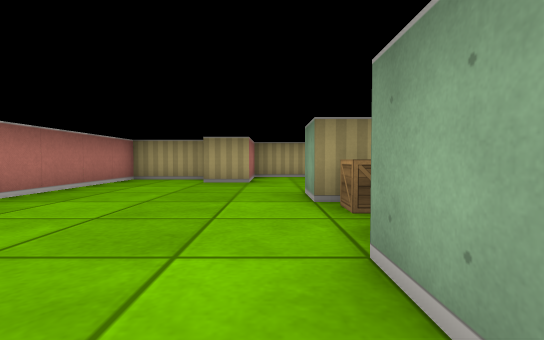
view 1 (above)

22 first-person views from a walk through a cub3D maze. The camera is about half as high as the walls, tilts 2° down and sees 85° across. The floor is counted in squares. Each view is taken from the middle of a square. On the plan, view 1 faces up. The plan holds only what a view shows up to about 9 squares ahead; the rest is blank.

view 2
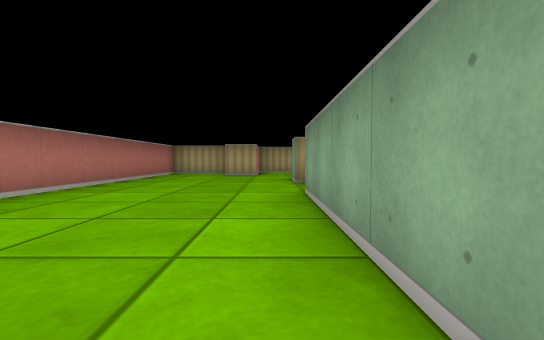

view 3
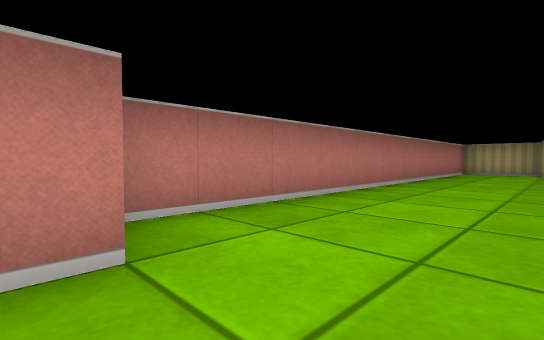

view 4
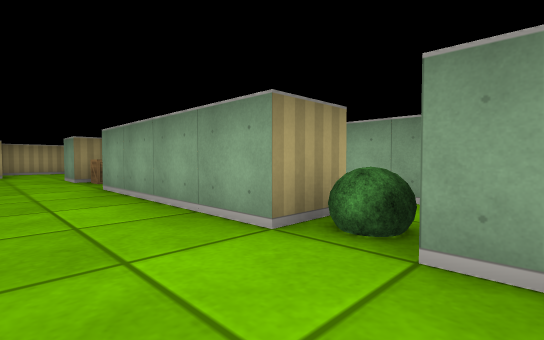

view 5
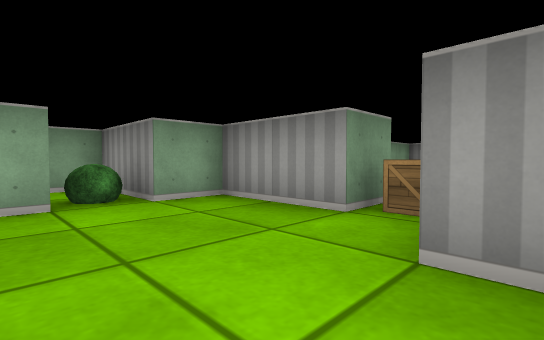

view 6
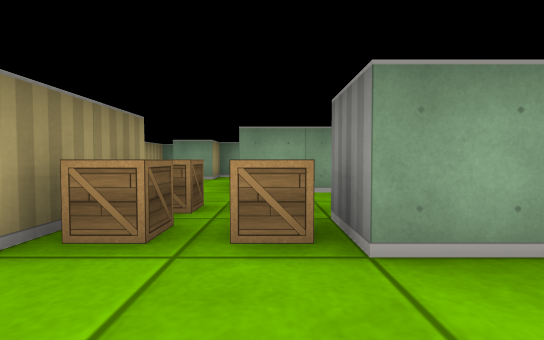

view 7
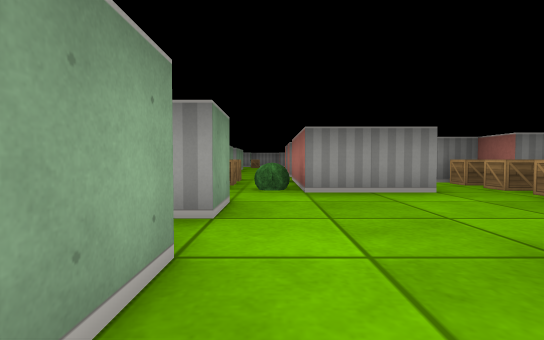

view 8
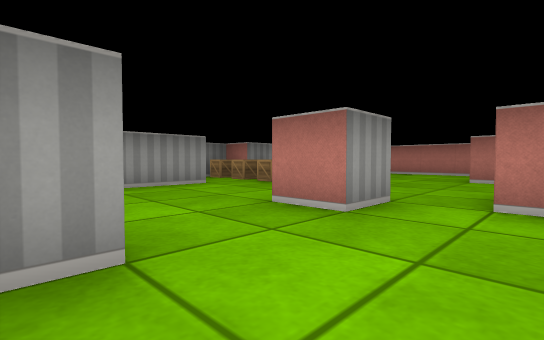

view 9
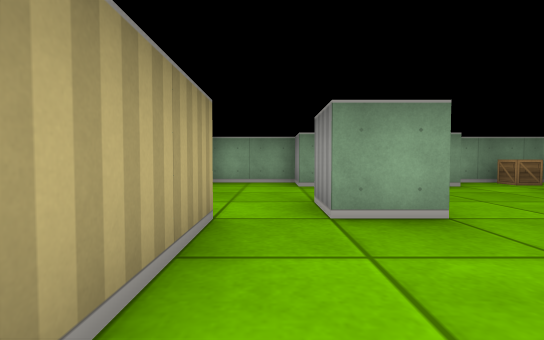

view 10
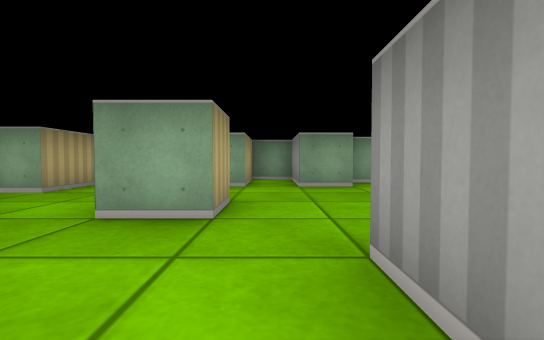

view 11
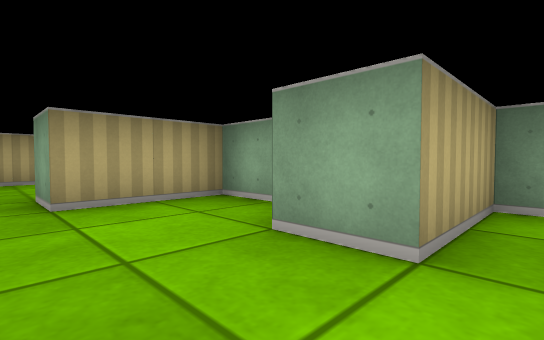

view 12
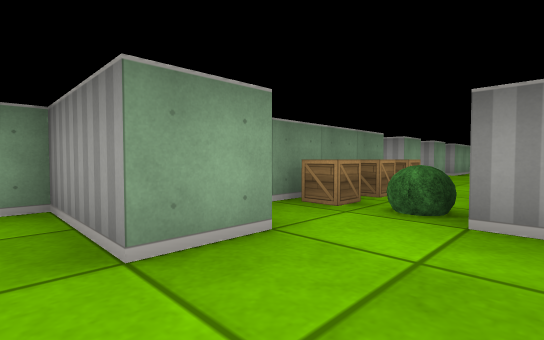

view 13
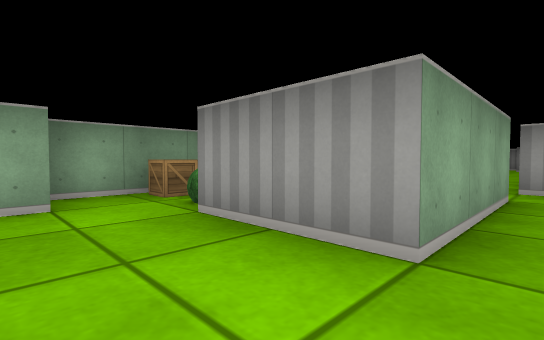

view 14
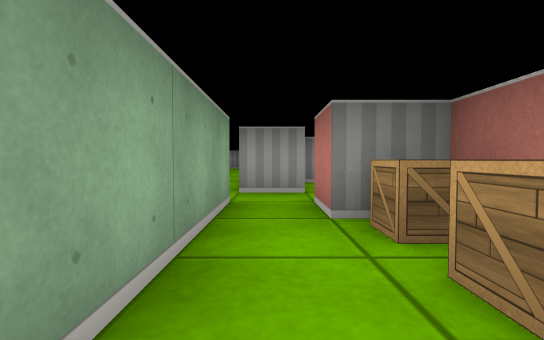

view 15
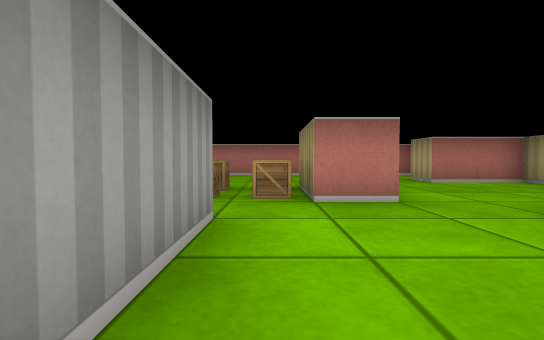

view 16
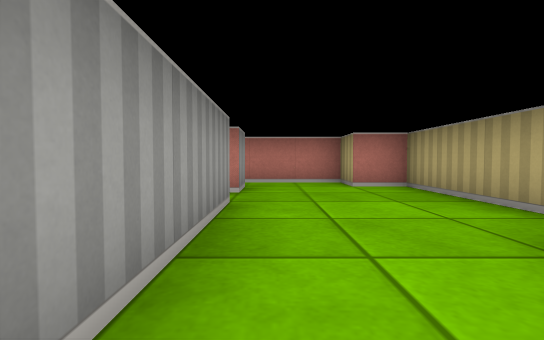

view 17
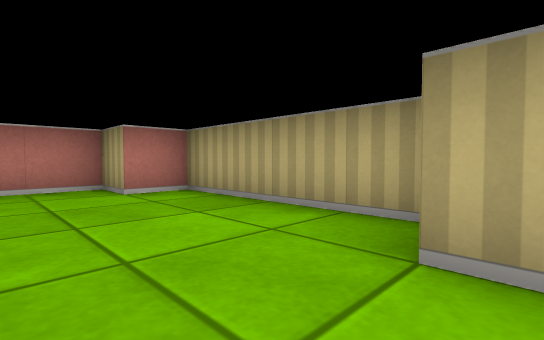

view 18
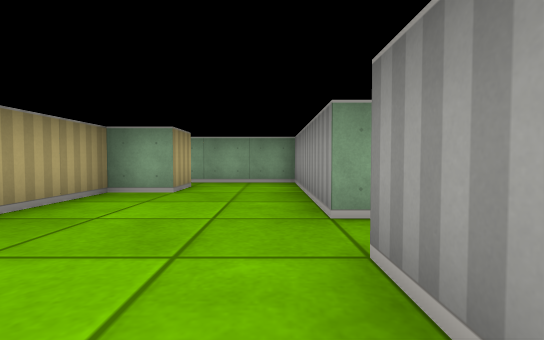

view 19
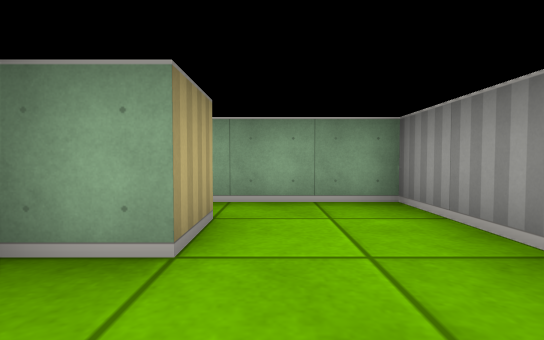

view 20
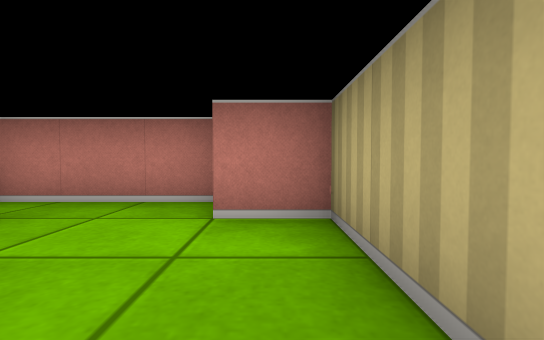

view 21
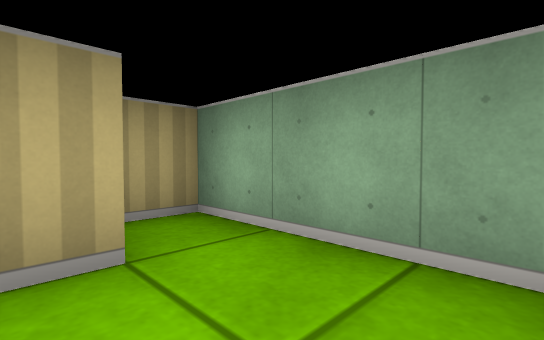

view 22
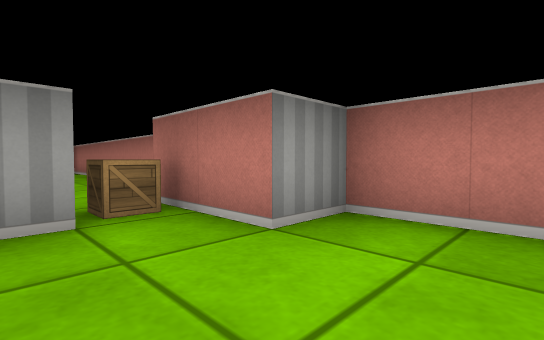

### Floor plan
Points are (right, up) in squares from view 1. A wall is a line through its corners. A room is listed if a view was taken in it or the views show most of it. See-through windows are left out.
Room 1 (views 1, 2, 3, 4, 5, 6, 10, 14, 22)
walls: (2.5, -1.5) (3.5, -1.5); (2.5, 3.5) (0.5, 3.5) (0.5, 4.5); (1.6, -2.5) (0.5, -2.5) (0.5, 1.5) (1.5, 1.5) (1.5, 0.5) (2.5, 0.5) (2.5, -0.5); (3.5, -0.5) (3.5, 2.5) (4.5, 2.5); (-0.5, 6.5) (-1.5, 6.5); (-1.5, -5.5) (-1.5, -4.5) (0.5, -4.5) (0.5, -3.5) (1.5, -3.5); (-1.5, 7.5) (-3.5, 7.5) (-3.5, -3.5) (-2.5, -3.5) (-2.5, -5.5)
ways out: opening at (1.4, 4.4) to room 2; opening at (2, -2) to room 4; opening at (-2, -5.5); opening at (3, -1)
objects: crate (-2, -5); bush (1, -3); crate (1, 2); crate (1, 3); crate (2, 1); crate (2, 2); crate (2, 3)
Room 2 (views 7, 8, 9, 11, 12, 13, 15)
walls: (4.5, 5.5) (3.5, 5.5) (3.5, 6.5) (4.5, 6.5) (4.5, 5.5); (3.5, 7.5) (1.5, 7.5); (4.5, 2.5) (5.5, 2.5); (1.5, 4.5) (2.5, 4.5) (2.5, 3.5); (7.5, 2.5) (7.5, 3.5) (6.5, 3.5) (6.5, 4.5) (8.5, 4.5) (8.5, 5.5) (6.5, 5.5) (6.5, 6.5) (7.5, 6.5) (7.5, 8.5) (5.5, 8.5) (5.5, 9.5); (1, 8.5) (-0.5, 8.5) (-0.5, 6.5)
ways out: opening at (1.4, 4.4) to room 1; opening at (5, 9) to room 3; opening at (6.5, 3)
Room 3 (views 16, 17, 18, 19, 20, 21)
walls: (5.5, 9.5) (9.5, 9.5) (9.5, 12.5) (8.8, 12.5); (8.6, 11.5) (7.5, 11.5) (7.5, 12.5) (3.5, 12.5) (3.5, 11.5) (2.5, 11.5) (2.5, 8.8); (3.5, 9.5) (4.5, 9.5)
ways out: opening at (5, 9) to room 2
Room 4 (no view inside)
walls: (1.5, -3.5) (2.5, -3.5) (2.5, -1.9)
ways out: opening at (2, -2) to room 1

Where each view was taken, in squares from view 1:
view 1: 0 up, 0 right, facing up
view 2: 3 down, 0 right, facing up
view 3: 4 down, 1 left, facing up-left
view 4: 4 down, 1 left, facing up-right
view 5: 2 down, 3 left, facing down-right
view 6: 2 up, 1 left, facing right
view 7: 7 up, 6 right, facing down
view 8: 8 up, 7 right, facing down-left
view 9: 7 up, 1 right, facing right
view 10: 5 up, 1 right, facing right
view 11: 5 up, 5 right, facing up-right
view 12: 5 up, 5 right, facing down-right
view 13: 4 up, 3 right, facing down-right
view 14: 3 up, 3 right, facing down
view 15: 3 up, 6 right, facing left
view 16: 10 up, 9 right, facing left
view 17: 10 up, 8 right, facing up-left
view 18: 10 up, 3 right, facing right
view 19: 11 up, 6 right, facing right
view 20: 12 up, 6 right, facing left
view 21: 10 up, 8 right, facing up-right
view 22: 2 down, 1 left, facing down-left
